Frame 1 (no input): blank canvas, image omitted
Frame 60 (the mouse pressed at the canvas centre just before this capture): blank canvas, image omitted
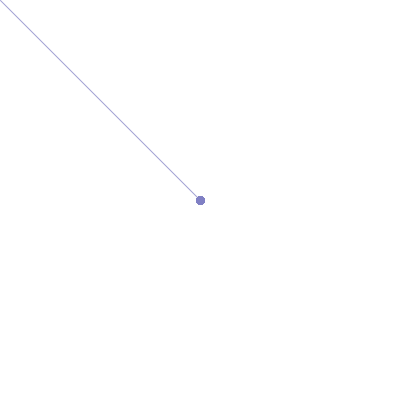
Frame 120 (the mouse held since frame 60 and released just before this capture)

The Processing sketch whose frames 1 and 60 were blank and that drew this single picture after the mouse press (run headless with seeded random() and noise(); from frame 60 on, the mouse is pressed at the canvas centre):

// Processing sketch: processing_181046
// ── processing_181046.pde

// a variable that can be true/false
boolean mouseDown = false;

void setup() {
  size(400,400);
  background(255);
  smooth();
}

void draw() {
  
  if (mousePressed == true) {
    strokeWeight(map(pmouseX,0,400,1,16));
    //stroke(R,G,B,Alpha or opacity);
    stroke(map(mouseY,0,400,0,256), map(mouseY,0,400,0,256), 196, 190);
    line(pmouseX, pmouseY, mouseX, mouseY);
  }

}

//do this when the mouse is pressed
void mousePressed() {
  strokeWeight(3);
  noFill();
  stroke(225,0 ,25);
  ellipse(mouseX, mouseY, 25, 25);
}

void mouseReleased() {
  strokeWeight(3);
  noFill();
  stroke(225,0 ,25);
  ellipse(mouseX, mouseY, 25, 25);
}

//do this when the key is pressed
void keyPressed(){
  background(255);
  
}
